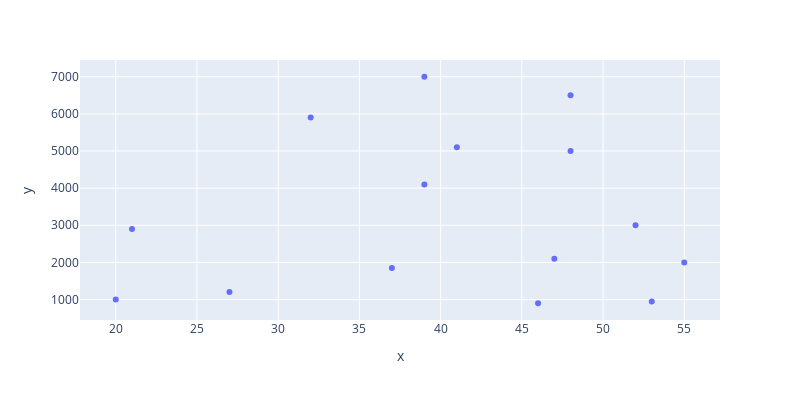

The notebook cell saved with this chart:
### Code cell
grafico = px.scatter(x=x, y=y, width=800, height=400)
grafico.show()

### Figure 1 — Plotly figure (JSON) as saved in the notebook; plotly's stock layout.template omitted (floating-point values rounded to 4 significant figures)
{"data": [{"hovertemplate": "x=%{x}<br>y=%{y}<extra></extra>", "legendgroup": "", "marker": {"color": "#636efa", "symbol": "circle"}, "mode": "markers", "name": "", "orientation": "v", "showlegend": false, "type": "scatter", "x": [20, 27, 21, 37, 46, 53, 55, 47, 52, 32, 39, 41, 39, 48, 48], "xaxis": "x", "y": [1000, 1200, 2900, 1850, 900, 950, 2000, 2100, 3000, 5900, 4100, 5100, 7000, 5000, 6500], "yaxis": "y"}], "layout": {"height": 400, "legend": {"tracegroupgap": 0}, "margin": {"t": 60}, "width": 800, "xaxis": {"anchor": "y", "domain": [0, 1], "title": {"text": "x"}}, "yaxis": {"anchor": "x", "domain": [0, 1], "title": {"text": "y"}}}}
